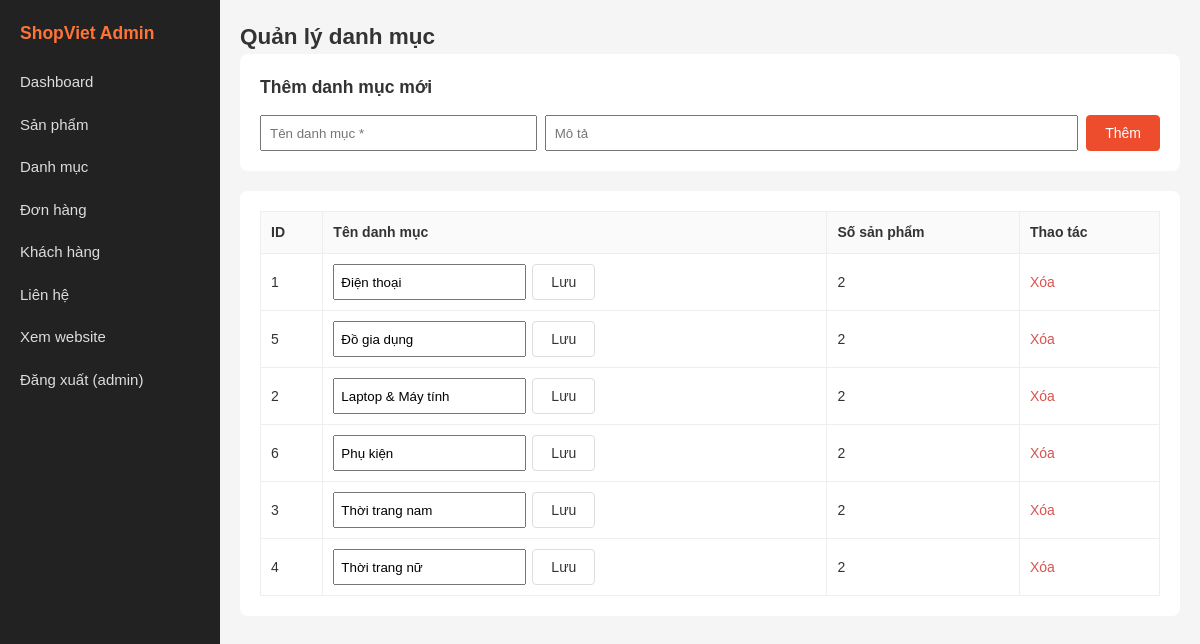
The app's page /admin/categories.php (signed in) with its own data.
### tables this page shows
CREATE TABLE categories (
  id INT AUTO_INCREMENT PRIMARY KEY,
  name VARCHAR(100) NOT NULL,
  description TEXT NULL,
  created_at TIMESTAMP DEFAULT CURRENT_TIMESTAMP
);

### config.php (called while the page is built, shortened)
<?php
function esc($str) {
    return htmlspecialchars((string)($str ?? ''), ENT_QUOTES, 'UTF-8');
}
function db_all($conn, $sql, $types = '', $params = []) {
    $stmt = $conn->prepare($sql);
    $stmt->execute();
    $rows = $stmt->get_result()->fetch_all(MYSQLI_ASSOC);
    return $rows;
}

### admin/categories.php (the view, shortened to what this page needs)
<?php
require_once 'includes/header.php';
$categories = db_all($conn, 'SELECT c.*, (SELECT COUNT(*) FROM products p WHERE p.category_id = c.id) AS total
                             FROM categories c ORDER BY c.name');
?>
<h2>Quản lý danh mục</h2>
<div class="panel">
  <h3>Thêm danh mục mới</h3>
  <form method="post" style="display:flex;gap:8px;flex-wrap:wrap">
    <input type="text" name="name" placeholder="Tên danh mục *" required style="padding:8px;flex:1;min-width:200px">
    <input type="text" name="description" placeholder="Mô tả" style="padding:8px;flex:2;min-width:200px">
    <button class="btn btn-primary" type="submit">Thêm</button>
  </form>
</div>
<div class="panel">
<table class="table">
  <tr><th>ID</th><th>Tên danh mục</th><th>Số sản phẩm</th><th>Thao tác</th></tr>
  <?php foreach ($categories as $c): ?>
  <tr>
    <td><?= (int)$c['id'] ?></td>
    <td>
      <form method="post" style="display:flex;gap:6px">
        <input type="text" name="name" value="<?= esc($c['name']) ?>" style="padding:6px">
        <button class="btn" type="submit">Lưu</button>
      </form>
    </td>
    <td><?= (int)$c['total'] ?></td>
    <td><a class="link-danger" href="categories.php?delete=<?= (int)$c['id'] ?>"
           data-confirm="Xóa danh mục này? Sản phẩm bên trong sẽ không bị xóa.">Xóa</a></td>
  </tr>
  <?php endforeach; ?>
</table>
</div>
<?php require_once 'includes/footer.php'; ?>

### assets/css/style.css (style rules this page uses)
* { box-sizing: border-box; margin: 0; padding: 0; }
body { font-family: Arial, Helvetica, sans-serif; background: #f5f5f5; color: #333; font-size: 15px; line-height: 1.5; }
a { color: #ee4d2d; text-decoration: none; }
.btn { display: inline-block; padding: 9px 18px; border: 1px solid #ddd; background: #fff; color: #333; border-radius: 4px; cursor: pointer; font-size: 14px; }
.btn-primary { background: #ee4d2d; border-color: #ee4d2d; color: #fff; }
.link-danger { color: #d9534f; }
.table { width: 100%; border-collapse: collapse; background: #fff; font-size: 14px; }
.table th, .table td { border: 1px solid #eee; padding: 10px; text-align: left; vertical-align: middle; }
.table th { background: #fafafa; }
.panel { background: #fff; border-radius: 8px; padding: 20px; margin-bottom: 20px; }
.panel h3 { margin-bottom: 15px; }

### records on screen
categories: id "1", name "Điện thoại", total "2"
categories: id "5", name "Đồ gia dụng", total "2"
categories: id "2", name "Laptop & Máy tính", total "2"
categories: id "6", name "Phụ kiện", total "2"
categories: id "3", name "Thời trang nam", total "2"
categories: id "4", name "Thời trang nữ", total "2"

### other values on screen
$_SESSION['admin']['username'] "admin"
